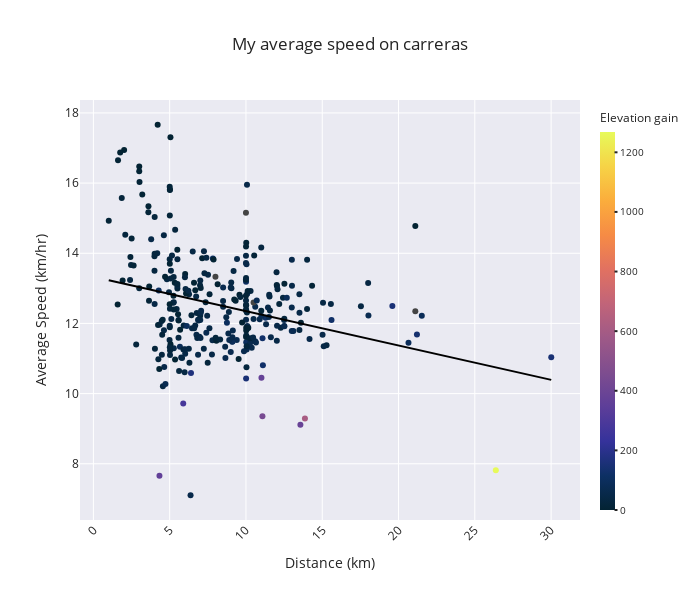

This figure's notebook cell:
### Code cell
# Find the activity with the most kms
most_kms = (
    df_km.groupby(by=["Activity Type"], as_index=False)
    .sum()
    .sort_values(by="total_distance_km")
)

# Define an activity here
activity = most_kms["Activity Type"].values[1]

# Generating four bins based on the Distance column
speed = df.loc[df["Activity Type"] == activity]
cats, bins = pd.cut(speed["Distance (km)"], 4, precision=0, retbins=True)
bins = np.around(bins, 0).astype(int)
bin_labels = []
for i in range(0, 4):
    bin_labels.append(
        f"{bins[i]}-{str(bins[i + 1])}km {activity.lower()}s"
    )
speed.insert(
    0, "distance_bin", pd.cut(speed["Distance (km)"], 4, precision=0, labels=bin_labels)
)

# Create a scatter plot with four subplots
fig_s = px.scatter(
    speed,
    x="Distance (km)",
    y="Average Speed (km/hr)",
    color="Elevation Gain",
    trendline="ols",  # Add a black trend line
    trendline_color_override="black",
    color_continuous_scale="thermal",  # Define a color scale
    title="My average speed on " + activity.lower() + "s",  # Set title text
    custom_data=["Elevation Gain", "Activity Date"],  # Variables for the hover text
)

# Customize the hover text
fig_s.update_traces(
    hovertemplate=
    "Activity Date: %{customdata[1]|%Y-%m-%d}<br>"
    "Distance (km): %{x:.1f}<br>"
    "Average speed (km/hr): %{y:.1f}<br>"
    "Elevation gain: %{customdata[0]:.1f}"
)

# Adjust the size and layout
fig_s.update_layout(
    autosize=False,
    width=700,
    height=600,
    template="seaborn",  # Others options: "plotly", "plotly_dark", "ggplot2", "seaborn", "simple_white"
)


# Rotate xtick labels
fig_s.update_xaxes(tickangle=-45)

# Set size of bin labels
fig_s.update_annotations(font=dict(size=10))

# Make the color bar smaller
fig_s.update_coloraxes(
    colorbar_thickness=15,
    colorbar_title_text="Elevation gain",
    colorbar_title_font_size=12,
    colorbar_tickfont_size=10,
    colorbar_ticklen=3,
)

fig_s.show()

### Figure 1 — Plotly figure (JSON) as saved in the notebook; plotly's stock layout.template omitted (floating-point values rounded to 4 significant figures; data arrays with more than 128 entries replaced by an {"elided": "..."} marker saying what was removed)
{"data": [{"customdata": {"elided": "293x2 mixed values"}, "hovertemplate": "Activity Date: %{customdata[1]|%Y-%m-%d}<br>Distance (km): %{x:.1f}<br>Average speed (km/hr): %{y:.1f}<br>Elevation gain: %{customdata[0]:.1f}", "legendgroup": "", "marker": {"color": {"elided": "293 float values"}, "coloraxis": "coloraxis", "symbol": "circle"}, "mode": "markers", "name": "", "orientation": "v", "showlegend": false, "type": "scatter", "x": {"elided": "293 float values"}, "xaxis": "x", "y": {"elided": "293 float values"}, "yaxis": "y"}, {"hovertemplate": "Activity Date: %{customdata[1]|%Y-%m-%d}<br>Distance (km): %{x:.1f}<br>Average speed (km/hr): %{y:.1f}<br>Elevation gain: %{customdata[0]:.1f}", "legendgroup": "", "line": {"color": "black"}, "marker": {"symbol": "circle"}, "mode": "lines", "name": "", "showlegend": false, "type": "scatter", "x": {"elided": "293 float values"}, "xaxis": "x", "y": {"elided": "293 float values"}, "yaxis": "y"}], "layout": {"autosize": false, "coloraxis": {"colorbar": {"thickness": 15, "tickfont": {"size": 10}, "ticklen": 3, "title": {"font": {"size": 12}, "text": "Elevation gain"}}, "colorscale": [[0, "rgb(3, 35, 51)"], [0.09091, "rgb(13, 48, 100)"], [0.1818, "rgb(53, 50, 155)"], [0.2727, "rgb(93, 62, 153)"], [0.3636, "rgb(126, 77, 143)"], [0.4545, "rgb(158, 89, 135)"], [0.5455, "rgb(193, 100, 121)"], [0.6364, "rgb(225, 113, 97)"], [0.7273, "rgb(246, 139, 69)"], [0.8182, "rgb(251, 173, 60)"], [0.9091, "rgb(246, 211, 70)"], [1, "rgb(231, 250, 90)"]]}, "height": 600, "legend": {"tracegroupgap": 0}, "title": {"text": "My average speed on carreras"}, "width": 700, "xaxis": {"anchor": "y", "domain": [0, 1], "tickangle": -45, "title": {"text": "Distance (km)"}}, "yaxis": {"anchor": "x", "domain": [0, 1], "title": {"text": "Average Speed (km/hr)"}}}}
